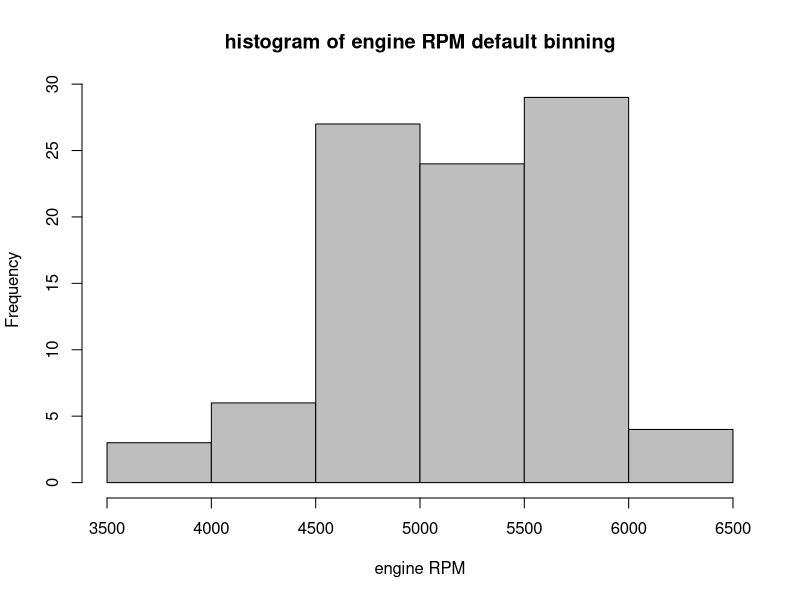
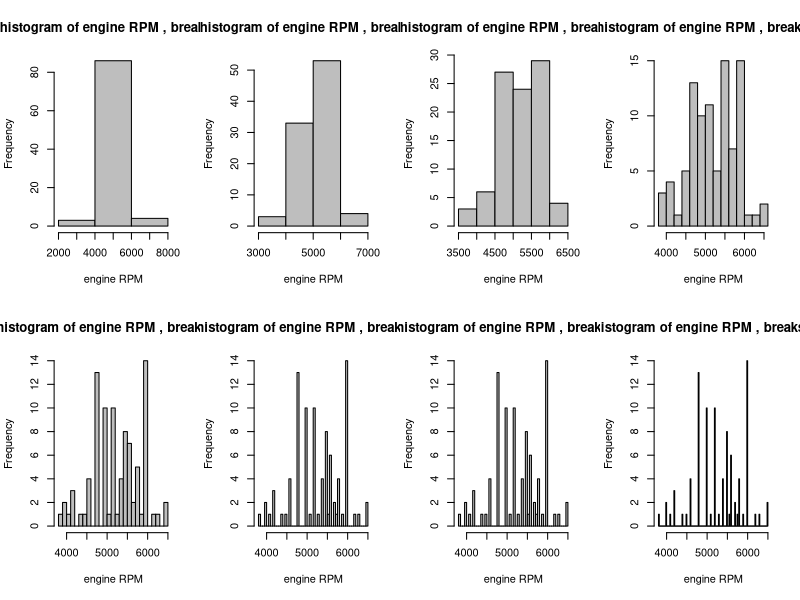
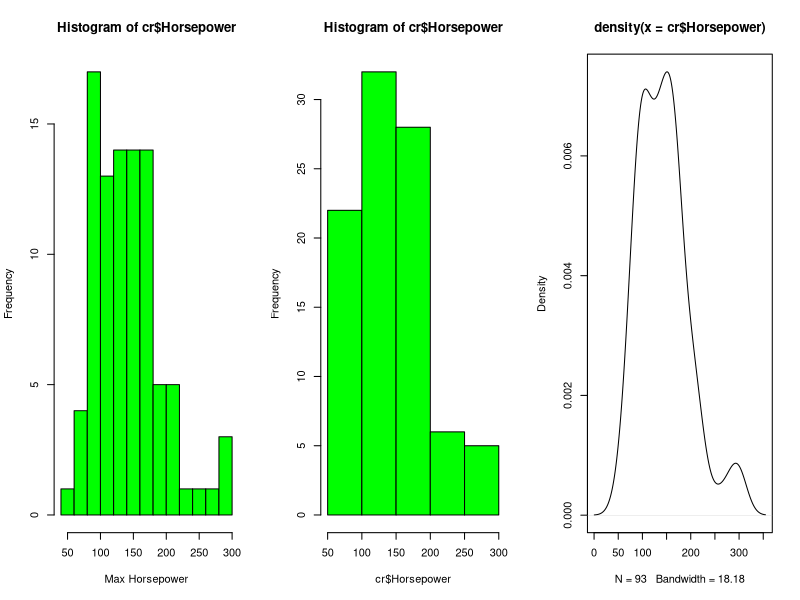
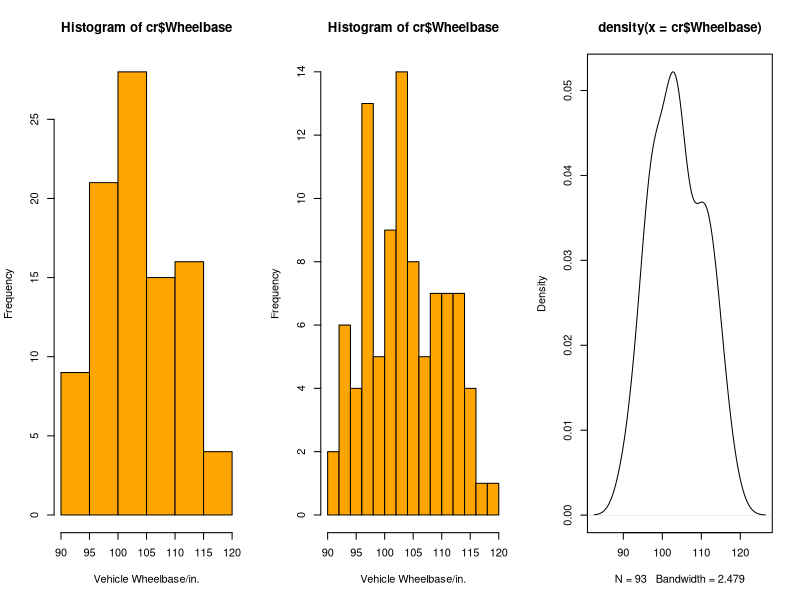
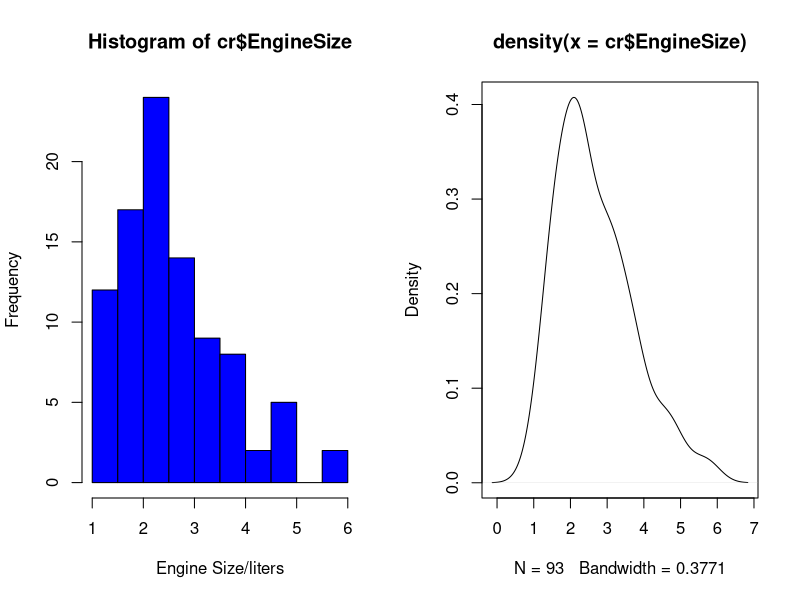
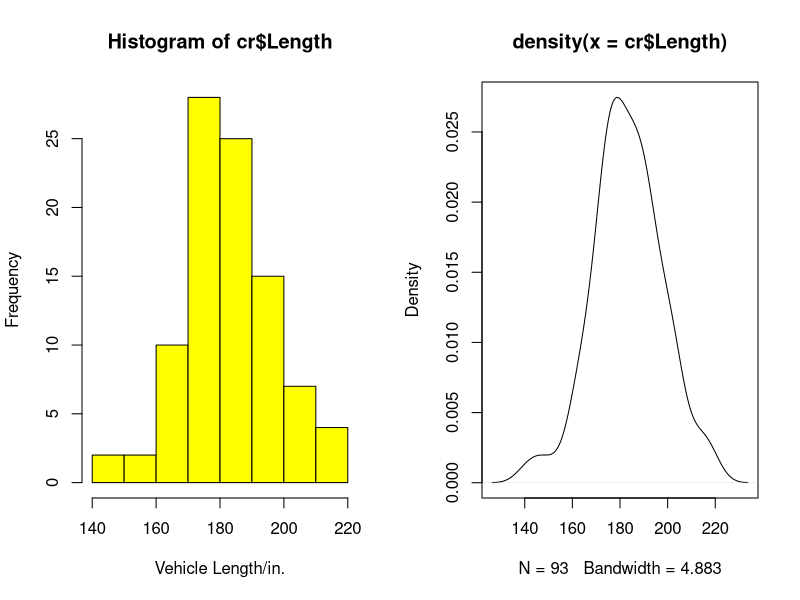
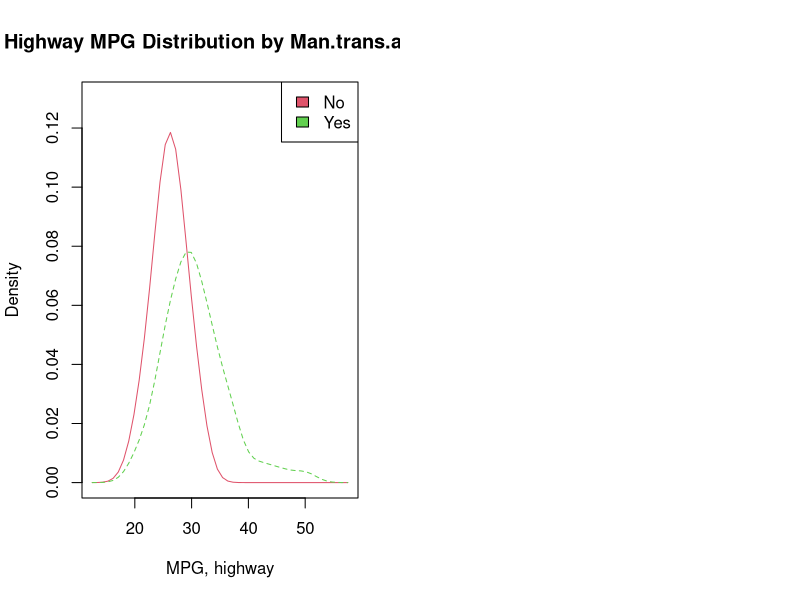
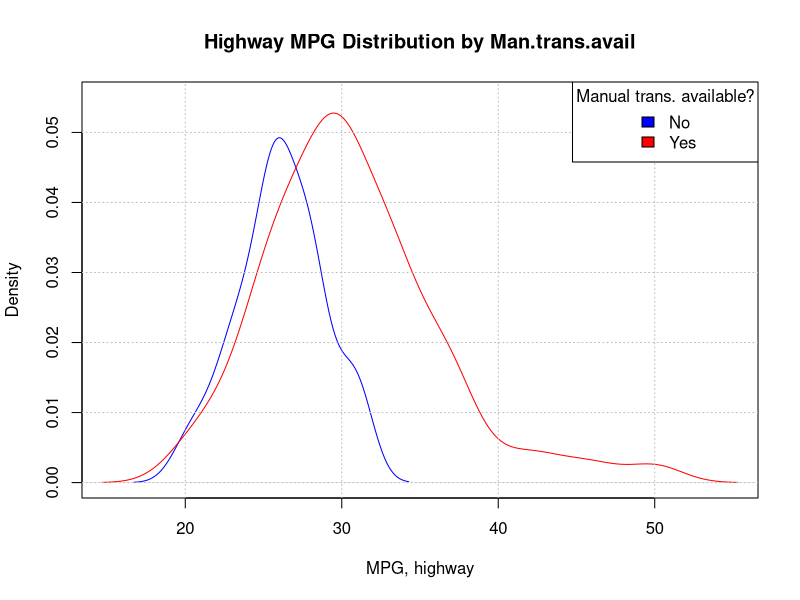

The R source for these figures, in order:
# histogram-Cars93.R

library(MASS)
cr = Cars93

# ---------------------------------------------------------------
# histogram: how many examples in the dataset fall into each "bin"
#   of a fixed size. 
#   - need to: figure out sensible bin sizes (R uses defaults)
#   - x axis must have numeric values. Otherwise you see errors like this:
#       > hist(cr$Origin)
#       Error in hist.default(cr$Origin) : 'x' must be numeric
# ---------------------------------------------------------------

# ---- histograms and RPM data ----

# RPM (revs per minute at maximum horsepower).

# what can we say about the RPM column in our dataset?
table(cr$RPM)
summary(cr$RPM)

# extract the RPM data into a vector
rpms = cr$RPM
xname="engine RPM"

# default bin algorithm is:
hist(rpms, xlab=xname, main=paste("histogram of",xname,"default binning"),
     col="grey")

# R's named algorithms for determining binning. They come up with same answer!
# par(mfrow=c(1,2))
# hist(rpms, xlab=xname, main=paste("histogram of",xname, ", breaks=Scott"), breaks="Scott", col="grey")
# hist(rpms, xlab=xname, main=paste("histogram of",xname, ", breaks=FD"), breaks="FD", col="grey")
# par(mfrow=c(1,1), pch=1)

# ----------- Playing with the binning: -------------

# (suggested) number of bins for the histogram:
par(mfrow=c(2,4))
hist(rpms, xlab=xname, main=paste("histogram of",xname, ", breaks=1"), breaks=1, col="grey")
hist(rpms, xlab=xname, main=paste("histogram of",xname, ", breaks=2"), breaks=2, col="grey")
hist(rpms, xlab=xname, main=paste("histogram of",xname, ", breaks=5"), breaks=5, col="grey")
hist(rpms, xlab=xname, main=paste("histogram of",xname, ", breaks=10"), breaks=10, col="grey")
hist(rpms, xlab=xname, main=paste("histogram of",xname, ", breaks=20"), breaks=20, col="grey")
hist(rpms, xlab=xname, main=paste("histogram of",xname, ", breaks=50"), breaks=50, col="grey")
hist(rpms, xlab=xname, main=paste("histogram of",xname, ", breaks=75"), breaks=75, col="grey")
hist(rpms, xlab=xname, main=paste("histogram of",xname, ", breaks=100"), breaks=100, col="grey")
par(mfrow=c(1,1), pch=1)

# how do we decide what bin size was most useful?

# --------------  experiment with bin size: define a function: ----------------

rpmHist <- function(bins) {
  hist(Cars93$RPM, 
       xlab=xname, 
       main=paste("histogram of",xname, ", breaks=",bins), 
       col="grey",
       breaks=bins)
}

# # Now call the function...
# # make 2x4 = 8 plots on one page:
# par(mfrow=c(2,4))
# 
# # create a vector of bin sizes to try:
# binvec = c(1,2,5,10,20,50,75,100)
# 
# # now "loop" over 8 possible bin sizes, plotting each:
# for (bin in binvec) {
#   rpmHist(bin)
# }
# # set plots per page back to default:
# par(mfrow=c(1,1), pch=1)

# --------- a more general bin size experiment: ----------

# for purposes of locating best breaks for the cols below...
doHist <- function(bins, colnum) {
  hist(cr[,colnum], 
       col="grey",
       xlab=colnames(cr)[colnum], 
       main=paste("histogram of",colnames(cr)[colnum], ", breaks=",bins), 
       breaks=bins)
}

tryBins <- function(colnum) {
  par(mfrow=c(2,4))
  binvec = c(8,10,12,15,18,20,25,50)
  for (bin in binvec) {
    doHist(bin, colnum)
  }
  par(mfrow=c(1,1), pch=1)
}

# # Now call the function...
# # The indices of some columns we'd like to try for bin size:
# hcols = c(12,13,19,20,22,25)
# for (co in hcols) {
#   tryBins(co)
# }

# ----- Compare histograms to kernel density plots: --------

# Horsepower
par(mfrow=c(1,3))
hist(cr$Horsepower, xlab="Max Horsepower", col="green", breaks=15) # col 13; breaks 15 or 18
hist(cr$Horsepower, col="green")
plot(density(cr$Horsepower))

# Wheelbase
par(mfrow=c(1,3))
hist(cr$Wheelbase, xlab="Vehicle Wheelbase/in.", col="orange", breaks=10) # 20; breaks 10 or 12
hist(cr$Wheelbase, xlab="Vehicle Wheelbase/in.", col="orange", breaks=12) # 20; breaks 10 or 12
plot(density(cr$Wheelbase))

# Engine Size (displacement)
par(mfrow=c(1,2))
hist(cr$EngineSize, xlab="Engine Size/liters", col="blue", breaks=15) # col 12; breaks 12
plot(density(cr$EngineSize))

# # Vehicle weight
# #hist(cr$Weight, xlab="Weight", col="red", breaks=15) # 25; breaks 15 or 18
# hist(cr$Weight, col="red", xlab="Weight")
# plot(density(cr$Weight))

# Vehicle Length
hist(cr$Length, xlab="Vehicle Length/in.", col="yellow", breaks=10) # 19; breaks 10 or 12
plot(density(cr$Length))

# # Vehicle Turn Circle
# hist(cr$Turn.circle, xlab="Turning circle/ft.", col="purple", breaks=8) # 22
# plot(density(cr$Turn.circle))
# par(mfrow=c(1,1))

# -------------- comparing groups: kernel density ------------------

# Compare MPG distributions for cars with different numbers of cylinders
library(sm) # need a special library, "Smoothing methods for...density estimation"

par(mfrow=c(1,2))

# # one of our values is string: make "rotary" = "8" for our purposes:
# crkd = cr;
# crkd[cr$Cylinders=="rotary", "Cylinders"] = "8";
# 
# # Same comparison plot, for highway:
# # plot the densities for the cylinder numbers:
# sm.density.compare(crkd$MPG.highway, as.integer(crkd$Cylinders), xlab="MPG, highway")
# title(main="Highway MPG Distribution by # Vehicle Cylinders")
# 
# # add legend to indicate identities of line colors
# cl = levels(factor(crkd$Cylinders))
# #legend(x="topright", colfill, fill=rainbow(length(colfill))) # JMS: pin legend to top right
# # add legend 
# colfill<-c(2:(2+length(cl)))
# legend(x="topright", cl, fill=colfill) 
# 
# # -------
# 
# # plot the densities for the cylinder numbers:
# sm.density.compare(crkd$MPG.city, as.integer(crkd$Cylinders), xlab="MPG, city")
# title(main="City MPG Distribution by # Vehicle Cylinders")
# 
# # add legend to indicate identities of line colors
# cl = levels(factor(crkd$Cylinders))
# #legend(x="topright", colfill, fill=rainbow(length(colfill))) # JMS: pin legend to top right
# # add legend 
# colfill<-c(2:(2+length(cl)))
# legend(x="topright", cl, fill=colfill) 

# ------------------------------

# compare MPGs for different transmissions: kernel density plots

# plot the densities:
sm.density.compare(cr$MPG.highway, as.integer(cr$Man.trans.avail), xlab="MPG, highway")
title(main="Highway MPG Distribution by Man.trans.avail")

# add legend to indicate identities of line colors
cl = levels(factor(cr$Man.trans.avail))
colfill<-c(2:(2+length(cl)))
legend(x="topright", cl, fill=colfill) 

# ---- without sm library: ---
# use same x and y limits in each plot
par(mfrow=c(1,1))

# x and y limits are found by experimentation:
yl=c(0,0.055)
xl=c(15,55)

# Subset the MPG.highway column on whether the Man.trans is available or not:
manTrans =   cr$MPG.highway[which(cr$Man.trans.avail=="Yes")]
noManTrans = cr$MPG.highway[which(cr$Man.trans.avail=="No")]

# weight each point according to the prevalence of its group in the dataset
lm = length(manTrans)
ln = length(noManTrans)
len = lm+ln

# now plot one subset (no man trans):
plot(density(noManTrans, weights=rep(1/len,ln)),
     col="blue",
     main="Highway MPG Distribution by Man.trans.avail",
     xlab="MPG, highway", 
     ylim=yl,
     xlim=xl)

# do the overplotting with the other subset
lines(density(manTrans, weights=rep(1/len,lm)),
      col="red",
      ylim=yl,
      xlim=xl)

grid(col="grey") # add a grid

# add a legend to identify each line clearly
legend(x="topright",
       title="Manual trans. available?",
       c("No","Yes"),
       fill=c("blue","red"))


# ---

# Same comparison plot, for city MPG:
# plot the densities:
sm.density.compare(cr$MPG.city, as.integer(cr$Man.trans.avail), xlab="MPG, city")
title(main="City MPG Distribution by Man.trans.avail")

# add legend to indicate identities of line colors
cl = levels(factor(cr$Man.trans.avail))
colfill<-c(2:(2+length(cl)))
legend(x="topright", cl, fill=colfill) 

# ----------------------------------------

# compare MPGs for different drivetrains: kernel density plots

# plot the densities:
sm.density.compare(cr$MPG.highway, as.integer(cr$DriveTrain), xlab="MPG, highway")
title(main="Highway MPG Distribution by Drivetrain")

# add legend to indicate identities of line colors
cl = levels(factor(cr$DriveTrain))
colfill<-c(2:(2+length(cl)))
legend(x="topright", cl, fill=colfill) 

# compare MPGs for drivetrain
# plot the densities:
sm.density.compare(cr$MPG.city, as.integer(cr$DriveTrain), xlab="MPG, city")
title(main="City MPG Distribution by Drivetrain")

# add legend to indicate identities of line colors
cl = levels(factor(cr$DriveTrain))
colfill<-c(2:(2+length(cl)))
legend(x="topright", cl, fill=colfill) 

# ---- without sm library: ---
# use same x and y limits in each plot
par(mfrow=c(1,1))

# x and y limits are found by experimentation:
yl=c(0,0.06)
xl=c(10,57)

# Subset the MPG.highway column on whether the Man.trans is available or not:
fourWD =   cr$MPG.highway[which(cr$DriveTrain=="4WD")]
front =   cr$MPG.highway[which(cr$DriveTrain=="Front")]
rear =   cr$MPG.highway[which(cr$DriveTrain=="Rear")]

# weight each point according to the prevalence of its group in the dataset
l4 = length(fourWD)
lf = length(front)
lr = length(rear)
len = l4+lf+lr

# now plot one subset (no man trans):
plot(density(fourWD, weights=rep(1/len,l4)),
     col="blue",
     main="Highway MPG Distribution by Drivetrain",
     xlab="MPG, highway", 
     ylim=yl,
     xlim=xl)

# do the overplotting with the other subset
lines(density(front, weights=rep(1/len,lf)),
      col="red",
      ylim=yl,
      xlim=xl)

# do the overplotting with the other subset
lines(density(rear, weights=rep(1/len,lr)),
      col="darkgreen",
      ylim=yl,
      xlim=xl)

grid(col="grey") # add a grid

# add a legend to identify each line clearly
legend(x="topright",
       title="Drivetrain",
       c("4WD","Front","Rear"),
       fill=c("blue","red","darkgreen"))
